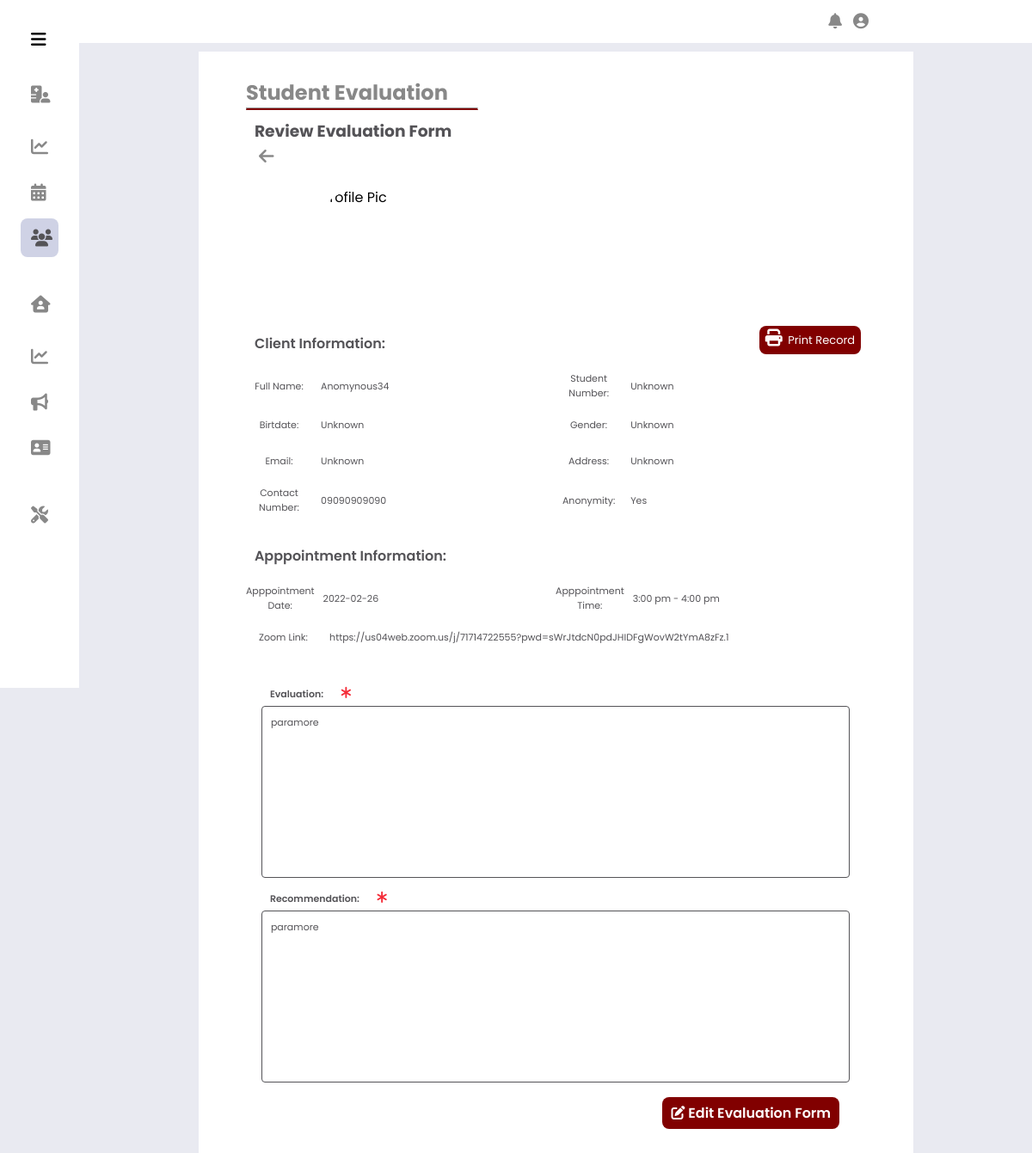
/Administrator/Counceling Client Review Evaulation/?a_id=75 (signed in), run on an earlier commit of the app's database.
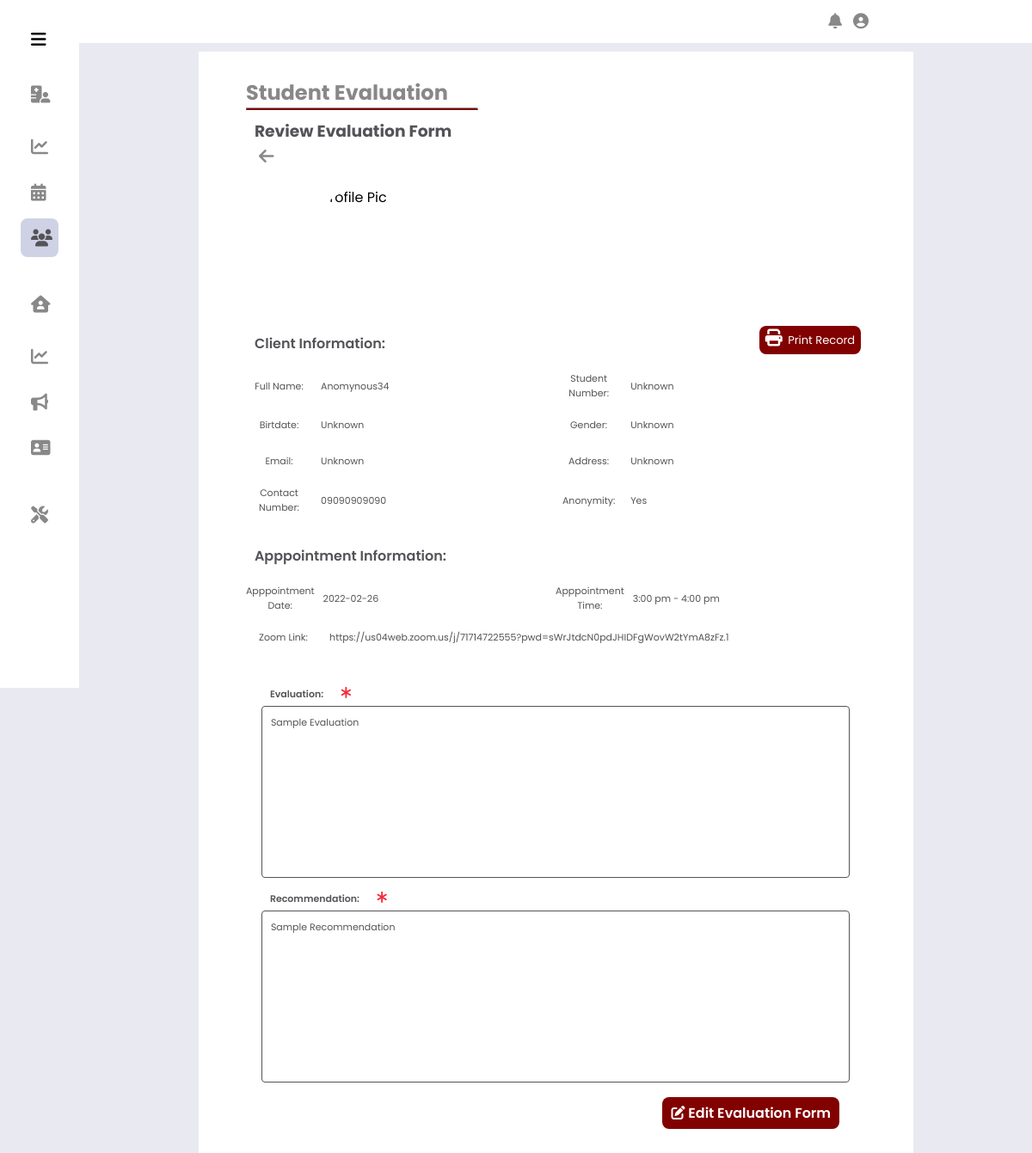
And on a later commit of the database.
### tables this page shows
CREATE TABLE IF NOT EXISTS `forevaluation` (
  `eval_id` int NOT NULL AUTO_INCREMENT,
  `evaluator_id` int NOT NULL,
  `appointment_id` int NOT NULL,
  `evaluation` text NOT NULL,
  `recommendation` text NOT NULL,
  PRIMARY KEY (`eval_id`),
  KEY `evaluator_AdminAcc` (`evaluator_id`),
  KEY `appointSched_ForEvaluation` (`appointment_id`)
);

### Administrator/Counceling Client Review Evaulation/index.php (the view, shortened to what the changed rows need)
<?php
    include_once('../includes/header.php');
    $a_id = $_GET['a_id'];
    $sql_fetch44 = mysqli_query($conn, "SELECT * from forevaluation WHERE appointment_id = '$a_id'");
    while($row44 = mysqli_fetch_assoc($sql_fetch44))
    {
        $eval = $row44['evaluation']; $recom = $row44['recommendation'];
    }
?>
    <div class="body_container">
        <div class="content">
            <div class="title">
                <h1>Student Evaluation</h1>
            </div>
            <div class="subcontent">
                        <div class ="resize">
                        <div class="input_group">
                            <div class="eval">
                                <div class="input " id="input_fst_name">
                                    <textarea class="input-field evalInput" placeholder="Evaluation of this Apppointment" name="evaluation" id="evaluation" readonly><?= $eval ?></textarea>
                                </div>
                            </div>
                            <div class="eval">
                                <div class="input " id="input_fst_name">
                                    <textarea class="input-field evalInput" placeholder="Recommendation of this Apppointment" name="recommendation" id="recommendation" readonly><?= $recom ?></textarea>
                                </div>
                            </div>
                        </div>
                                </div>
            </div>
        </div>
    </div>
</body>
</html>

What changed in the data, as far as the page shows it:
changed forevaluation: evaluation "paramore" → "Sample Evaluation"; recommendation "paramore" → "Sample Recommendation"
